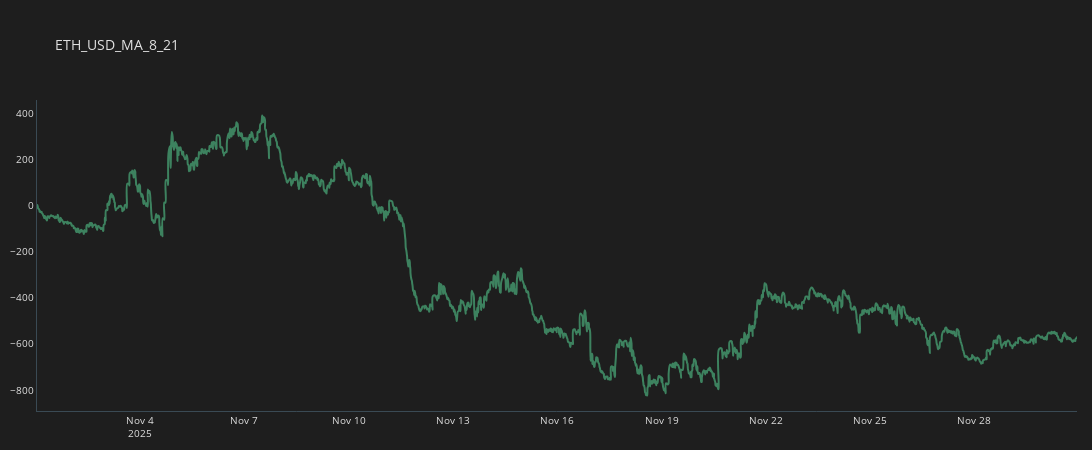
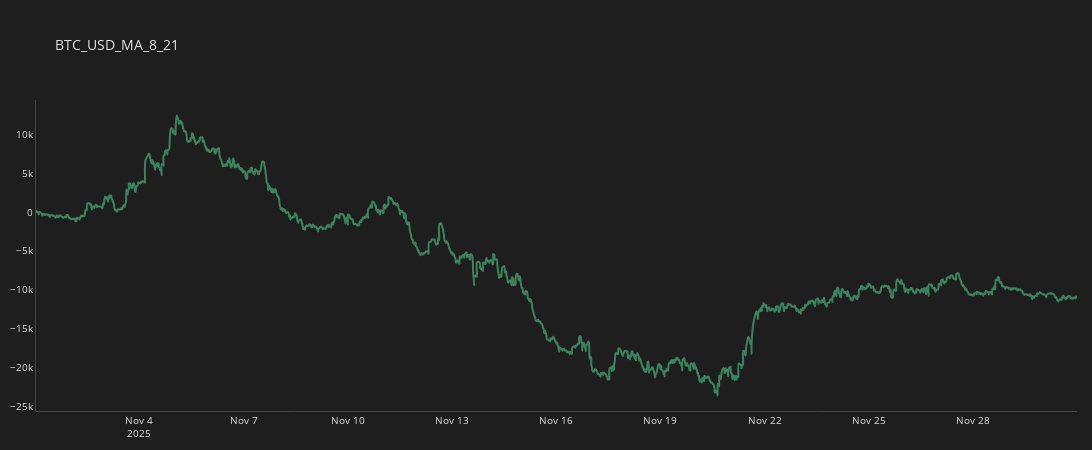

The notebook cell saved with these charts, in order:
### Code cell
c = 'MA_8_21'
for p in our_pairs:
    temp_df = all_trades[(all_trades.CROSS==c) & (all_trades.PAIR==p)].copy()
    temp_df['CUM_GAIN'] = temp_df.GAINS.cumsum()
    plot_line(temp_df, p + '_' + c)

### Figure 1 — Plotly figure (JSON) as saved in the notebook; plotly's stock layout.template omitted (floating-point values rounded to 4 significant figures; data arrays with more than 128 entries replaced by an {"elided": "..."} marker saying what was removed)
{"data": [{"line": {"color": "#3d825f", "shape": "spline", "width": 2}, "mode": "lines", "name": "ETH_USD_MA_8_21", "type": "scatter", "x": {"elided": "2453 str values"}, "y": {"elided": "2453 float values"}}], "layout": {"font": {"color": "#e1e1e1", "size": 10}, "height": 450, "margin": {"b": 10, "l": 15, "r": 15}, "paper_bgcolor": "#1e1e1e", "plot_bgcolor": "#1e1e1e", "title": {"text": "ETH_USD_MA_8_21"}, "width": 1100, "xaxis": {"linecolor": "#3a4a54", "linewidth": 1, "showgrid": false, "zeroline": false}, "yaxis": {"linecolor": "#3a4a54", "linewidth": 1, "showgrid": false, "zeroline": false}}}

### Figure 2 — Plotly figure (JSON) as saved in the notebook; plotly's stock layout.template omitted (floating-point values rounded to 4 significant figures; data arrays with more than 128 entries replaced by an {"elided": "..."} marker saying what was removed)
{"data": [{"line": {"color": "#3d825f", "shape": "spline", "width": 2}, "mode": "lines", "name": "BTC_USD_MA_8_21", "type": "scatter", "x": {"elided": "2352 str values"}, "y": {"elided": "2352 float values"}}], "layout": {"font": {"color": "#e1e1e1", "size": 10}, "height": 450, "margin": {"b": 10, "l": 15, "r": 15}, "paper_bgcolor": "#1e1e1e", "plot_bgcolor": "#1e1e1e", "title": {"text": "BTC_USD_MA_8_21"}, "width": 1100, "xaxis": {"linecolor": "#3a4a54", "linewidth": 1, "showgrid": false, "zeroline": false}, "yaxis": {"linecolor": "#3a4a54", "linewidth": 1, "showgrid": false, "zeroline": false}}}
